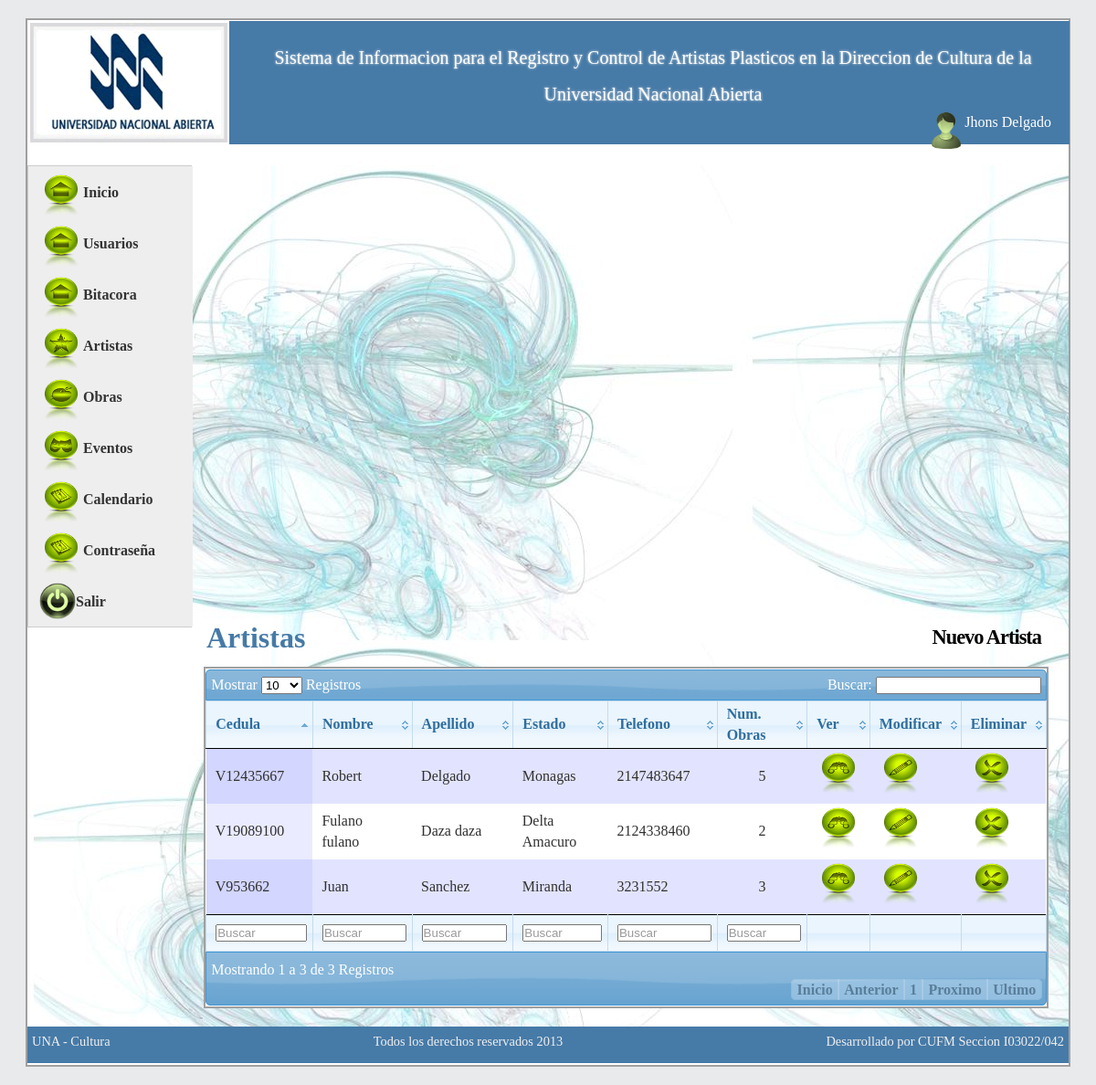
/sistema/controller/consulta_artista.php (signed in), run on the app's committed database.
### tables this page shows
CREATE TABLE IF NOT EXISTS `usuarios` (
  `id_usuarios` int(11) NOT NULL AUTO_INCREMENT,
  `usuario` varchar(50) NOT NULL,
  `clave` text NOT NULL,
  `estatus` int(1) NOT NULL,
  `usuario_reg` int(11) NOT NULL,
  `fecha_reg` date NOT NULL,
  `hora_reg` time NOT NULL,
  `usuario_mod` int(11) NOT NULL,
  `fecha_mod` date NOT NULL,
  `hora_mod` time NOT NULL,
  `intentos` int(11) NOT NULL,
  `tipo` varchar(10) NOT NULL,
  `nombre` varchar(100) NOT NULL,
  `apellido` varchar(100) NOT NULL,
  `tipo_cedula` varchar(1) NOT NULL,
  `num_cedula` int(11) NOT NULL,
  `email` varchar(100) DEFAULT NULL,
  `telefono` varchar(11) DEFAULT NULL,
  `cambioclave` varchar(1) NOT NULL DEFAULT 's',
  `session` int(11) NOT NULL DEFAULT '0',
  PRIMARY KEY (`id_usuarios`),
  UNIQUE KEY `usuario` (`usuario`),
  KEY `estatus` (`estatus`)
);

CREATE TABLE IF NOT EXISTS `artistas` (
  `id_artistas` int(11) NOT NULL AUTO_INCREMENT,
  `tp_cedula` char(1) NOT NULL,
  `num_cedula` int(20) NOT NULL,
  `nombre` varchar(50) NOT NULL,
  `apellido` varchar(50) NOT NULL,
  `direccion` text NOT NULL,
  `estado` int(11) NOT NULL,
  `telefono` int(20) NOT NULL,
  `correo` varchar(50) NOT NULL,
  `num_obras` int(11) NOT NULL,
  `fecha_reg` date DEFAULT NULL,
  `usuario_reg` int(11) DEFAULT NULL,
  `hora_reg` time DEFAULT NULL,
  `estatus` int(11) NOT NULL,
  `usuario_mod` int(11) NOT NULL,
  `fecha_mod` date NOT NULL,
  `hora_mod` time NOT NULL,
  PRIMARY KEY (`id_artistas`),
  KEY `estatus` (`estatus`),
  KEY `estado` (`estado`)
);

CREATE TABLE IF NOT EXISTS `estados` (
  `id_estados` int(11) NOT NULL AUTO_INCREMENT,
  `nombre` varchar(255) NOT NULL,
  PRIMARY KEY (`id_estados`)
);

### sistema/controller/consulta_artista.php (called while the page is built, shortened)
<?php
include '../model/index.php';
$artistas = new Artista();
$consulta = $artistas->consulta_artista();
include '../web/layout/index.php';
?>

### sistema/model/BDculturaconexion.php (called while the page is built, shortened)
<?php
class BDculturaconexion {
    private $conexion;
    public function conectar() {
        if (!isset($this->conexion)) {
            $this->conexion = (mysql_connect("localhost", "root", "12345678")) or die(mysql_error());
        }
    }
    public function ejecutarsql($sql) {
        $resultado = mysql_query($sql, $this->conexion);
        return $resultado;
    }
}
?>

### sistema/model/Usuarios.php (called while the page is built, shortened)
<?php
class Usuarios extends BDculturaconexion {
    public function detalle($id) {
        $sql = "Select * from usuarios WHERE id_usuarios = '$id'";
        $consulta = $this->ejecutarsql($sql);
        return $consulta;
    }
}
?>

### sistema/model/Artista.php (called while the page is built, shortened)
<?php
class Artista extends BDculturaconexion {
    public function consulta_artista() {
        if ($_SESSION['tipo'] == 'admin') {
        $sql = "select id_artistas, tp_cedula, num_cedula, artistas.nombre, apellido, direccion, estado, telefono, correo, num_obras, estados.nombre as estados from artistas INNER JOIN estados ON (estado = id_estados) where estatus = '1'";
        }
        else {
        $sql = "select id_artistas, tp_cedula, num_cedula, artistas.nombre, apellido, direccion, estado, telefono, correo, num_obras, estados.nombre as estados from artistas INNER JOIN estados ON (estado = id_estados) where estatus = '1'";
        } $consulta = $this->ejecutarsql($sql);
        return $consulta;
    }
}
?>

### sistema/views/artista/index.php (the view, shortened to what this page needs)
<div>
    <div style="float: left;margin-left: 25px;"><h1 style="color: #467aa7;">Artistas</h1></div>
    <div style="float: right; margin-right: 30px;"><h3><a href="artista.php">Nuevo Artista</a></h3></div>
</div>
<br />
<div id="container">
    <div id="demo">
        <table cellpadding="0" cellspacing="0" border="0" class="display" id="example">
            <thead>
                <tr>
                    <th>Cedula</th>
                    <th>Nombre</th>
                    <th>Apellido</th>
                    <th>Estado</th>
                    <th>Telefono</th>
                    <th>Num. Obras</th>
                    <th>Ver</th>
                    <?php if ($_SESSION['tipo'] == 'admin') { ?>
                        <th>Modificar</th>
                        <th>Eliminar</th>
                    <?php } ?>
                </tr>
            </thead>
            <tbody>
                <?php
                while ($lista = mysql_fetch_array($consulta)) {
                    ?>
                    <tr>
                        <td><?php echo ucwords($lista['tp_cedula']) . $lista['num_cedula']; ?></td>
                        <td><?php echo ucfirst($lista['nombre']); ?></td>
                        <td><?php echo ucfirst($lista['apellido']); ?></td>
                        <td><?php echo ucfirst($lista['estados']); ?></td>
                        <td><?php echo $lista['telefono']; ?></td>
                        <td><center><?php echo $lista['num_obras']; ?></center></td>
                <td><a href="detalle_artista.php?id=<?php echo $lista['id_artistas']; ?>" >
                        <img src="../web/image/buscar.png" width="48px" height="48px" style="text-align: center;" />
                    </a></td>
                <?php if ($_SESSION['tipo'] == 'admin') { ?>
                    <td><a href="artista.php?id=<?php echo $lista['id_artistas']; ?>" >
                            <img src="../web/image/editar.png" width="48px" height="48px" style="text-align: center;" />
                        </a></td>
                    <td><a href="eliminar_artistas.php?id=<?php echo $lista['id_artistas']; ?>" >
                            <img src="../web/image/eliminar.png" width="48px" height="48px" style="text-align: center;" />
                        </a></td>
                <?php } ?>
                </tr>
                <?php
            }
            ?>
            </tbody>
            <tfoot>
                <tr>
                    <th><input type="text" name="search_tp_cedula" value="Buscar" class="search_init" /></th>
                    <th><input type="text" name="search_nombre" value="Buscar" class="search_init" /></th>
                    <th><input type="text" name="search_apellido" value="Buscar" class="search_init" /></th>
                    <th><input type="text" name="search_estados" value="Buscar" class="search_init" /></th>
                    <th><input type="text" name="search_telefono" value="Buscar" class="search_init" /></th>
                    <th><input type="text" name="search_num_obras" value="Buscar" class="search_init" /></th>
                    <th></th>
                    <?php if ($_SESSION['tipo'] == 'admin') { ?>
                        <th></th>
                        <th></th>
                        <?php
                    }
                    ?>
                </tr>
            </tfoot>
        </table>
    </div>
</div>

### sistema/web/layout/header.php
<div id="header">
    <div style="width: 20%; float: left">
        <img src="../web/image/logo.png" alt="logo" />
    </div>
    <div style="width: 80%; float: right;">
        <p style="font-size: 20px; line-height: 40px; text-align: center; margin-left: 30px; margin-right: 30px; margin-top: 20px; text-shadow: 0px 0px 3px #F2F2F2;" >
            Sistema de Informacion para el Registro y Control de Artistas Plasticos en la Direccion de Cultura de la Universidad Nacional Abierta
        </p>
 <?php
        if ($_SESSION['usuario'] != '') {
            ?>
    <div style="color: #FFF; font-size: 16px; width: 200px; float: right; margin-right: 20px;" >
        <?php
        $id = @$_SESSION['usuario'];
        $user = new Usuarios();
        $usuario = $user->detalle($id);
        $usuario = mysql_fetch_array($usuario);
        ?>
        <div style="float: right;">
        <p style="float: right;"> <span style="margin-top: 1px;"><?php echo ucfirst($usuario['nombre']) . ' ' . ucfirst($usuario['apellido']); ?></span>   </p>
           </div>
        <div style="float: right;" ><img src="../web/css/images/usuario.png" width="40" /></div>
    </div>
        <?php } ?>
    </div>
</div>

### sistema/web/css/style_plantilla.css (style rules this page uses)
body { Tahoma,Arial,sans-serif;line-height:1.4em;text-align:center;color:#303030;background:#e8eaec }
* { margin:0;padding:0 }
a { color:#000;font-weight:bold;text-decoration:none;background-color:inherit }
a img { border:none }
#container { width:95%;margin:20px auto;padding:1px 0;text-align:left;background:#fff;color:#303030;border:2px solid #a0a0a0 }
#header { height:135px;width:100%;margin:0 1px 1px 1px;background:#467aa7;color:#fff }
#content h3 { margin:0 0 5px 0;font-size:1.4em;letter-spacing:-1px }

### sistema/web/css/datatable/demo_table.css (style rules this page uses)
table.display { margin: 0 auto; clear: both; width: 100%; }
table.display thead th { padding: 3px 18px 3px 10px; border-bottom: 1px solid black; font-weight: bold; cursor: pointer; * cursor: hand; }
table.display tfoot th { padding: 3px 18px 3px 10px; border-top: 1px solid black; font-weight: bold; }
table.display td { padding: 3px 10px; }
tr.odd { background-color: #E2E4FF; }
tr.even { background-color: white; }
tfoot input { margin: 0.5em 0; width: 100%; color: #444; }
tfoot input.search_init { color: #999; }
tr.odd td.sorting_1 { background-color: #D3D6FF; }
tr.even td.sorting_1 { background-color: #EAEBFF; }

### data on the page
usuarios: nombre "Jhons", apellido "Delgado"
artistas: tp_cedula "V", num_cedula "953662", nombre "Juan", apellido "Sanchez", estado.nombre "Miranda", telefono "3231552", num_obras "3"
artistas: tp_cedula "V", num_cedula "12435667", nombre "Robert", apellido "Delgado", estado.nombre "Monagas", telefono "2147483647", num_obras "5"
artistas: tp_cedula "V", num_cedula "19089100", nombre "Fulano fulano", apellido "Daza daza", estado.nombre "Delta Amacuro", telefono "2124338460", num_obras "2"
